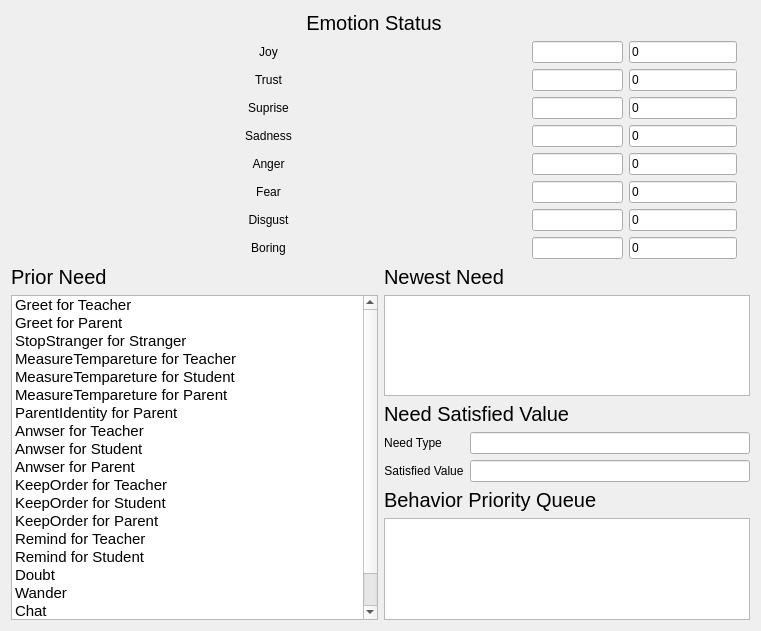
   <widget class="QWidget" name="verticalLayoutWidget_7">
    <property name="geometry">
     <rect>
      <x>370</x>
      <y>500</y>
      <width>761</width>
      <height>631</height>
     </rect>
    </property>
    <layout class="QVBoxLayout" name="verticalLayout_11">
     <item>
      <layout class="QHBoxLayout" name="horizontalLayout_6">
       <item>
        <layout class="QVBoxLayout" name="verticalLayout_9">
         <item>
          <widget class="QLabel" name="label_17">
           <property name="font">
            <font>
             <pointsize>15</pointsize>
            </font>
           </property>
           <property name="layoutDirection">
            <enum>Qt::LeftToRight</enum>
           </property>
           <property name="text">
            <string>Emotion Status</string>
           </property>
           <property name="textFormat">
            <enum>Qt::PlainText</enum>
           </property>
           <property name="alignment">
            <set>Qt::AlignCenter</set>
           </property>
          </widget>
         </item>
         <item>
          <layout class="QGridLayout" name="gridLayout_2" columnstretch="1,0,0">
           <property name="sizeConstraint">
            <enum>QLayout::SetMinimumSize</enum>
           </property>
           <item row="1" column="2">
            <widget class="QLineEdit" name="lineEdit_emotion2">
             <property name="text">
              <string>0</string>
             </property>
            </widget>
           </item>
           <item row="5" column="2">
            <widget class="QLineEdit" name="lineEdit_emotion6">
             <property name="text">
              <string>0</string>
             </property>
            </widget>
           </item>
           <item row="3" column="0">
            <widget class="QLabel" name="label_8">
             <property name="text">
              <string>Sadness</string>
             </property>
             <property name="alignment">
              <set>Qt::AlignCenter</set>
             </property>
            </widget>
           </item>
           <item row="7" column="1">
            <widget class="QProgressBar" name="progressBar_emotion8">
             <property name="styleSheet">
              <string notr="true">QProgressBar::chunk{background:green}</string>
             </property>
             <property name="value">
              <number>0</number>
             </property>
             <property name="textVisible">
              <bool>false</bool>
             </property>
            </widget>
           </item>
           <item row="7" column="2">
            <widget class="QLineEdit" name="lineEdit_emotion8">
             <property name="text">
              <string>0</string>
             </property>
            </widget>
           </item>
           <item row="0" column="2">
            <widget class="QLineEdit" name="lineEdit_emotion1">
             <property name="text">
              <string>0</string>
             </property>
            </widget>
           </item>
           <item row="4" column="0">
            <widget class="QLabel" name="label_9">
             <property name="contextMenuPolicy">
              <enum>Qt::ActionsContextMenu</enum>
             </property>
             <property name="text">
              <string>Anger</string>
             </property>
             <property name="alignment">
              <set>Qt::AlignCenter</set>
             </property>
            </widget>
           </item>
           <item row="7" column="0">
            <widget class="QLabel" name="label_12">
             <property name="contextMenuPolicy">
              <enum>Qt::ActionsContextMenu</enum>
             </property>
             <property name="text">
              <string>Boring</string>
             </property>
             <property name="alignment">
              <set>Qt::AlignCenter</set>
             </property>
            </widget>
           </item>
           <item row="1" column="1">
            <widget class="QProgressBar" name="progressBar_emotion2">
             <property name="styleSheet">
              <string notr="true">QProgressBar::chunk{background:green}</string>
             </property>
             <property name="value">
              <number>0</number>
             </property>
             <property name="textVisible">
              <bool>false</bool>
             </property>
            </widget>
           </item>
           <item row="4" column="2">
            <widget class="QLineEdit" name="lineEdit_emotion5">
             <property name="text">
              <string>0</string>
             </property>
            </widget>
           </item>
           <item row="6" column="2">
            <widget class="QLineEdit" name="lineEdit_emotion7">
             <property name="text">
              <string>0</string>
             </property>
            </widget>
           </item>
           <item row="0" column="1">
            <widget class="QProgressBar" name="progressBar_emotion1">
             <property name="styleSheet">
              <string notr="true">QProgressBar::chunk{background:green}</string>
             </property>
             <property name="value">
              <number>0</number>
             </property>
             <property name="textVisible">
              <bool>false</bool>
             </property>
            </widget>
           </item>
           <item row="2" column="2">
            <widget class="QLineEdit" name="lineEdit_emotion3">
             <property name="text">
              <string>0</string>
             </property>
            </widget>
           </item>
           <item row="0" column="0">
            <widget class="QLabel" name="label_5">
             <property name="text">
              <string>Joy</string>
             </property>
             <property name="alignment">
              <set>Qt::AlignCenter</set>
             </property>
            </widget>
           </item>
           <item row="3" column="2">
            <widget class="QLineEdit" name="lineEdit_emotion4">
             <property name="text">
              <string>0</string>
             </property>
            </widget>
           </item>
           <item row="3" column="1">
            <widget class="QProgressBar" name="progressBar_emotion4">
             <property name="styleSheet">
              <string notr="true">QProgressBar::chunk{background:green}</string>
             </property>
             <property name="value">
              <number>0</number>
             </property>
             <property name="textVisible">
              <bool>false</bool>
             </property>
            </widget>
           </item>
           <item row="2" column="1">
            <widget class="QProgressBar" name="progressBar_emotion3">
             <property name="styleSheet">
              <string notr="true">QProgressBar::chunk{background:green}</string>
             </property>
             <property name="value">
              <number>0</number>
             </property>
             <property name="textVisible">
              <bool>false</bool>
             </property>
            </widget>
           </item>
           <item row="6" column="0">
            <widget class="QLabel" name="label_11">
             <property name="contextMenuPolicy">
              <enum>Qt::ActionsContextMenu</enum>
             </property>
             <property name="text">
              <string>Disgust</string>
             </property>
             <property name="alignment">
              <set>Qt::AlignCenter</set>
             </property>
            </widget>
           </item>
           <item row="1" column="0">
            <widget class="QLabel" name="label_6">
             <property name="text">
              <string>Trust</string>
             </property>
             <property name="alignment">
              <set>Qt::AlignCenter</set>
             </property>
            </widget>
           </item>
           <item row="2" column="0">
            <widget class="QLabel" name="label_7">
             <property name="text">
              <string>Suprise</string>
             </property>
             <property name="alignment">
              <set>Qt::AlignCenter</set>
             </property>
            </widget>
           </item>
           <item row="5" column="0">
            <widget class="QLabel" name="label_10">
             <property name="contextMenuPolicy">
              <enum>Qt::ActionsContextMenu</enum>
             </property>
             <property name="text">
              <string>Fear</string>
             </property>
             <property name="alignment">
              <set>Qt::AlignCenter</set>
             </property>
            </widget>
           </item>
           <item row="6" column="1">
            <widget class="QProgressBar" name="progressBar_emotion7">
             <property name="styleSheet">
              <string notr="true">QProgressBar::chunk{background:green}</string>
             </property>
             <property name="value">
              <number>0</number>
             </property>
             <property name="textVisible">
              <bool>false</bool>
             </property>
            </widget>
           </item>
           <item row="5" column="1">
            <widget class="QProgressBar" name="progressBar_emotion6">
             <property name="styleSheet">
              <string notr="true">QProgressBar::chunk{background:green}</string>
             </property>
             <property name="value">
              <number>0</number>
             </property>
             <property name="textVisible">
              <bool>false</bool>
             </property>
            </widget>
           </item>
           <item row="4" column="1">
            <widget class="QProgressBar" name="progressBar_emotion5">
             <property name="styleSheet">
              <string notr="true">QProgressBar::chunk{background:green}</string>
             </property>
             <property name="value">
              <number>0</number>
             </property>
             <property name="textVisible">
              <bool>false</bool>
             </property>
            </widget>
           </item>
          </layout>
         </item>
        </layout>
       </item>
       <item>
        <widget class="QLabel" name="label_emotion_image">
         <property name="text">
          <string/>
         </property>
         <property name="pixmap">
          <pixmap resource="../resources/images.qrc">:/images/emotion.png</pixmap>
         </property>
         <property name="alignment">
          <set>Qt::AlignCenter</set>
         </property>
        </widget>
       </item>
      </layout>
     </item>
     <item>
      <layout class="QHBoxLayout" name="horizontalLayout_4">
       <item>
        <layout class="QVBoxLayout" name="verticalLayout_8">
         <item>
          <widget class="QLabel" name="label_56">
           <property name="font">
            <font>
             <pointsize>15</pointsize>
            </font>
           </property>
           <property name="text">
            <string>Prior Need</string>
           </property>
          </widget>
         </item>
         <item>
          <widget class="QListWidget" name="listWidget_prior_need">
           <property name="font">
            <font>
             <pointsize>11</pointsize>
            </font>
           </property>
           <property name="layoutMode">
            <enum>QListView::SinglePass</enum>
           </property>
           <item>
            <property name="text">
             <string>Greet for Teacher</string>
            </property>
           </item>
           <item>
            <property name="text">
             <string>Greet for Parent</string>
            </property>
           </item>
           <item>
            <property name="text">
             <string>StopStranger for Stranger</string>
            </property>
           </item>
           <item>
            <property name="text">
             <string>MeasureTempareture for Teacher</string>
            </property>
           </item>
           <item>
            <property name="text">
             <string>MeasureTempareture for Student</string>
            </property>
           </item>
           <item>
            <property name="text">
             <string>MeasureTempareture for Parent</string>
            </property>
           </item>
           <item>
            <property name="text">
             <string>ParentIdentity for Parent</string>
            </property>
           </item>
           <item>
            <property name="text">
             <string>Anwser for Teacher</string>
            </property>
           </item>
           <item>
            <property name="text">
             <string>Anwser for Student</string>
            </property>
           </item>
           <item>
            <property name="text">
             <string>Anwser for Parent</string>
            </property>
           </item>
           <item>
            <property name="text">
             <string>KeepOrder for Teacher</string>
            </property>
           </item>
           <item>
            <property name="text">
             <string>KeepOrder for Student</string>
            </property>
           </item>
           <item>
            <property name="text">
             <string>KeepOrder for Parent</string>
            </property>
           </item>
           <item>
            <property name="text">
             <string>Remind for Teacher</string>
            </property>
           </item>
           <item>
            <property name="text">
             <string>Remind for Student</string>
            </property>
           </item>
           <item>
            <property name="text">
             <string>Doubt </string>
            </property>
           </item>
           <item>
            <property name="text">
             <string>Wander </string>
            </property>
           </item>
           <item>
            <property name="text">
             <string>Chat</string>
            </property>
           </item>
           <item>
            <property name="text">
             <string>Charge </string>
            </property>
           </item>
          </widget>
         </item>
        </layout>
       </item>
       <item>
        <layout class="QVBoxLayout" name="verticalLayout_7">
         <item>
          <widget class="QLabel" name="label_57">
           <property name="font">
            <font>
             <pointsize>15</pointsize>
            </font>
           </property>
           <property name="text">
            <string>Newest Need</string>
           </property>
          </widget>
         </item>
         <item>
          <widget class="QListWidget" name="listWidget_newest_need">
           <property name="layoutMode">
            <enum>QListView::SinglePass</enum>
           </property>
          </widget>
         </item>
         <item>
          <widget class="QLabel" name="label_72">
           <property name="font">
            <font>
             <pointsize>15</pointsize>
            </font>
           </property>
           <property name="text">
            <string>Need Satisfied Value</string>
           </property>
          </widget>
         </item>
         <item>
          <layout class="QFormLayout" name="formLayout_7">
           <property name="formAlignment">
            <set>Qt::AlignCenter</set>
           </property>
           <item row="0" column="0">
            <widget class="QLabel" name="label_73">
             <property name="text">
              <string>Need Type</string>
             </property>
             <property name="alignment">
              <set>Qt::AlignCenter</set>
             </property>
            </widget>
           </item>
           <item row="0" column="1">
            <widget class="QLineEdit" name="lineEdit_need_satisfied_type">
             <property name="text">
              <string/>
             </property>
            </widget>
           </item>
           <item row="1" column="0">
            <widget class="QLabel" name="label_74">
             <property name="text">
              <string>Satisfied Value</string>
             </property>
             <property name="alignment">
              <set>Qt::AlignCenter</set>
             </property>
            </widget>
           </item>
           <item row="1" column="1">
            <widget class="QLineEdit" name="lineEdit_need_satisfied_value">
             <property name="text">
              <string/>
             </property>
            </widget>
           </item>
          </layout>
         </item>
         <item>
          <widget class="QLabel" name="label_14">
           <property name="font">
            <font>
             <family>Ubuntu</family>
             <pointsize>15</pointsize>
             <weight>50</weight>
             <bold>false</bold>
             <underline>false</underline>
            </font>
           </property>
           <property name="text">
            <string>Behavior Priority Queue</string>
           </property>
          </widget>
         </item>
         <item>
          <widget class="QListWidget" name="listWidget_bhvQueue">
           <property name="font">
            <font>
             <pointsize>9</pointsize>
            </font>
           </property>
           <property name="layoutMode">
            <enum>QListView::SinglePass</enum>
           </property>
          </widget>
         </item>
        </layout>
       </item>
      </layout>
     </item>
    </layout>
   </widget>
